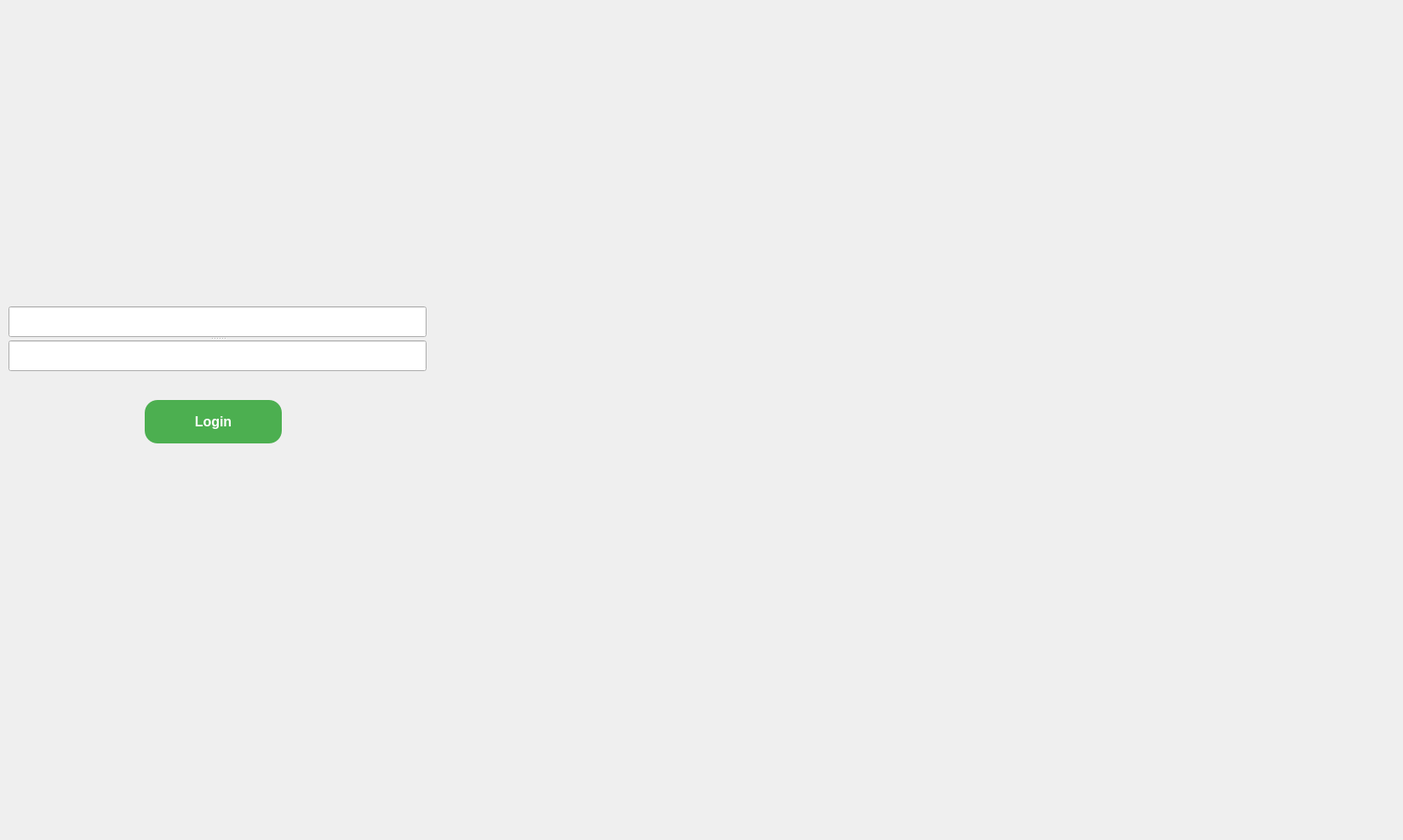
<?xml version="1.0" encoding="UTF-8"?>
<ui version="4.0">
 <class>LoginDialog</class>
 <widget class="QDialog" name="LoginDialog">
  <property name="geometry">
   <rect>
    <x>0</x>
    <y>0</y>
    <width>1648</width>
    <height>987</height>
   </rect>
  </property>
  <property name="windowTitle">
   <string>Dialog</string>
  </property>
  <widget class="QPushButton" name="loginButton">
   <property name="geometry">
    <rect>
     <x>170</x>
     <y>470</y>
     <width>161</width>
     <height>51</height>
    </rect>
   </property>
   <property name="styleSheet">
    <string notr="true">QPushButton {
    background-color: #4CAF50;
    color: white;
    padding: 12px 20px;
    border: none;
    border-radius: 15px;
    font-size: 16px;
    font-weight: bold;
}
QPushButton:hover {
    background-color: #45a049;
}</string>
   </property>
   <property name="text">
    <string>Login</string>
   </property>
  </widget>
  <widget class="QSplitter" name="splitter">
   <property name="geometry">
    <rect>
     <x>10</x>
     <y>360</y>
     <width>491</width>
     <height>76</height>
    </rect>
   </property>
   <property name="orientation">
    <enum>Qt::Orientation::Vertical</enum>
   </property>
   <widget class="QLineEdit" name="emailLineEdit">
    <property name="minimumSize">
     <size>
      <width>0</width>
      <height>35</height>
     </size>
    </property>
   </widget>
   <widget class="QLineEdit" name="passwordLineEdit">
    <property name="minimumSize">
     <size>
      <width>0</width>
      <height>35</height>
     </size>
    </property>
   </widget>
  </widget>
 </widget>
 <resources/>
 <connections/>
</ui>
